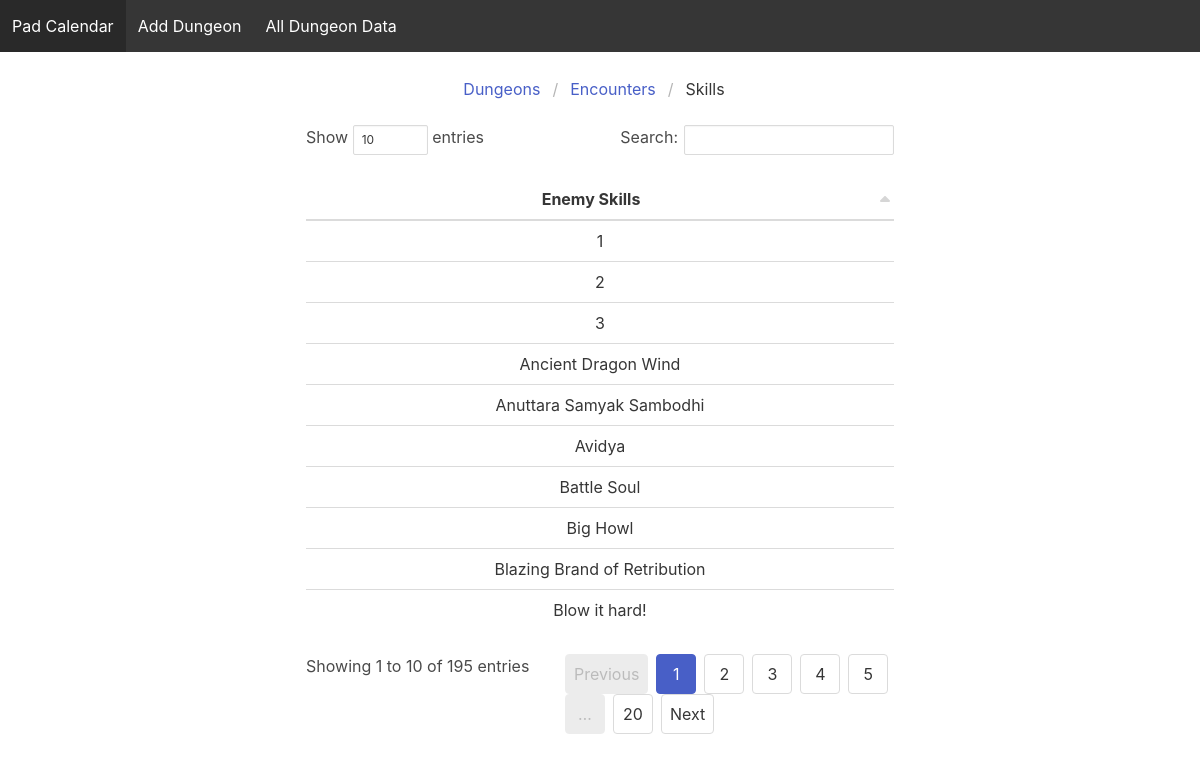
The app's page /all/skills, older data.
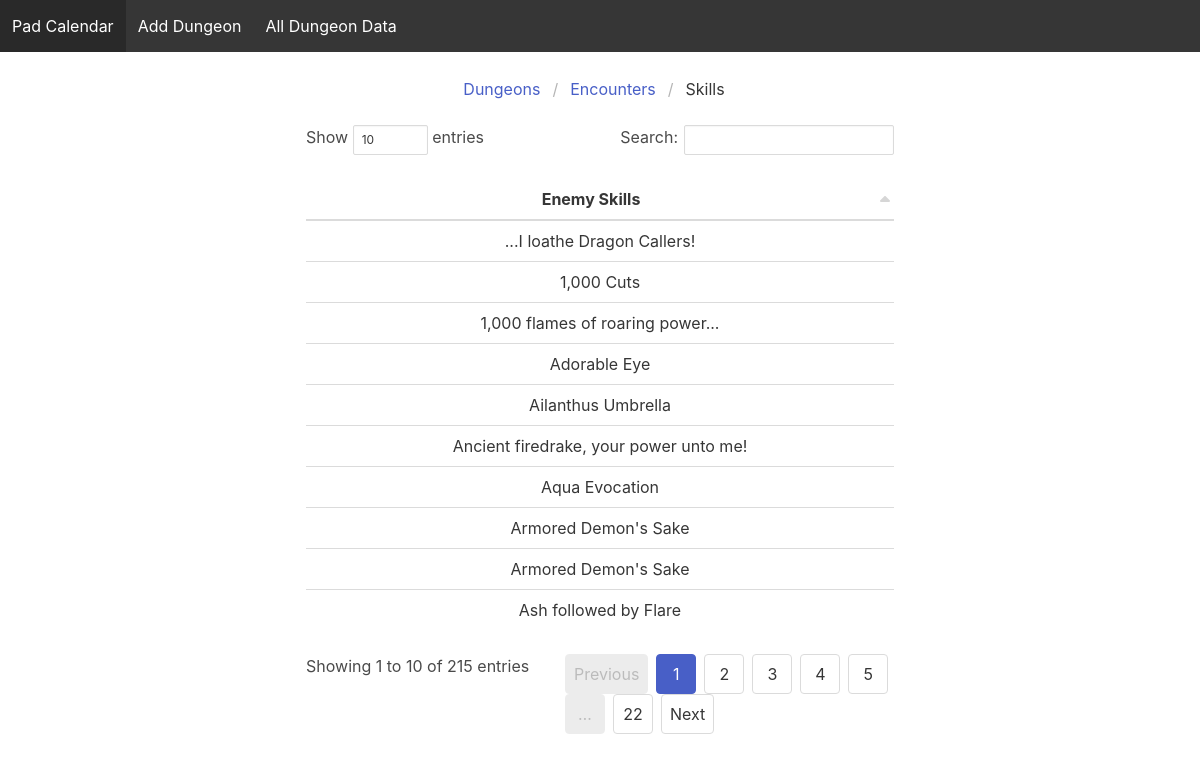
The same page, newer data.
### dungeon/models.py (models this page shows)
class Skill(models.Model):
    name = models.CharField(default="", max_length=50)
    altName = models.CharField(default="", max_length=50)
    effect = models.TextField(default="", max_length=200)

### dungeon/views.py (the view)
# urls.py: path('all/skills', dv.allSkills),
def allSkills(request):
    skills = Skill.objects.order_by('name').all()
    template = 'allSkills.html'
    context = {'skills': skills}
    return render(request, template, context)

### templates/allSkills.html (shortened to what this page needs)
{% extends 'home.html' %}
{% block content %}
    <nav class="breadcrumb is-centered" aria-label="breadcrumbs" style="margin-top: 25px;">
        <ul>
            <li><a href="/all/dungeons">Dungeons</a></li>
            <li><a href="/all/encounters">Encounters</a></li>
            <li class="is-active"><a href="/all/skills">Skills</a></li>
        </ul>
    </nav>
    <div class="columns is-centered is-fluid">
        <div class="column is-half">
            <table class="table is-fullwidth" id="myTable">
                <thead>
                <tr>
                    <th class="has-text-centered">Enemy Skills</th>
                </tr>
                </thead>
                <tbody>
                {% for skill in skills %}
                    <tr>
                        <td class="has-text-centered"> {{ skill.name }} </td>
                    </tr>
                {% endfor %}
                </tbody>
            </table>
        </div>
    </div>
{% endblock %}

### templates/home.html (shortened to what this page needs)
<!DOCTYPE html>
<html lang="en">
<head>
    <link rel="stylesheet" href="https://cdnjs.cloudflare.com/ajax/libs/bulma/0.7.1/css/bulma.min.css">
    <link rel="stylesheet" href="https://cdnjs.cloudflare.com/ajax/libs/bulma/0.7.1/css/bulma.min.css">
    {% load static %}
    <link rel="stylesheet" href="{% static 'css/dataTables.bulma.css' %}">
</head>
<body>
<nav class="navbar is-dark" role="navigation">
    <div class="navbar-menu">
        <div class="navbar-start">
            <a class="navbar-item" href="/">Pad Calendar</a>
            <a class="navbar-item" href="/add/">Add Dungeon</a>
            <a class="navbar-item" href="/all/dungeons">All Dungeon Data</a>
        </div>
    </div>
</nav>
{% block content %}{% endblock %}
</body>
</html>

Row changes from the older to the newer data that the page shows:
removed Skill: name "1"
removed Skill: name "2"
removed Skill: name "3"
removed Skill: name "Ancient Dragon Wind"
removed Skill: name "Anuttara Samyak Sambodhi"
removed Skill: name "Avidya"
removed Skill: name "Battle Soul"
removed Skill: name "Big Howl"
removed Skill: name "Blazing Brand of Retribution"
removed Skill: name "Blow it hard!"
added Skill: name "...I loathe Dragon Callers!"
added Skill: name "1,000 Cuts"
added Skill: name "1,000 flames of roaring power..."
added Skill: name "Adorable Eye"
added Skill: name "Ailanthus Umbrella"
added Skill: name "Ancient firedrake, your power unto me!"
added Skill: name "Aqua Evocation"
added Skill: name "Armored Demon's Sake"
added Skill: name "Armored Demon's Sake"
added Skill: name "Ash followed by Flare"
Text that changed along with them:
text written by a page script: "Show entries Search: Showing 1 to 10 of 195 entries Previous 1 2 3 4 5 … 20 Next" → "Show entries Search: Showing 1 to 10 of 215 entries Previous 1 2 3 4 5 … 22 Next"
